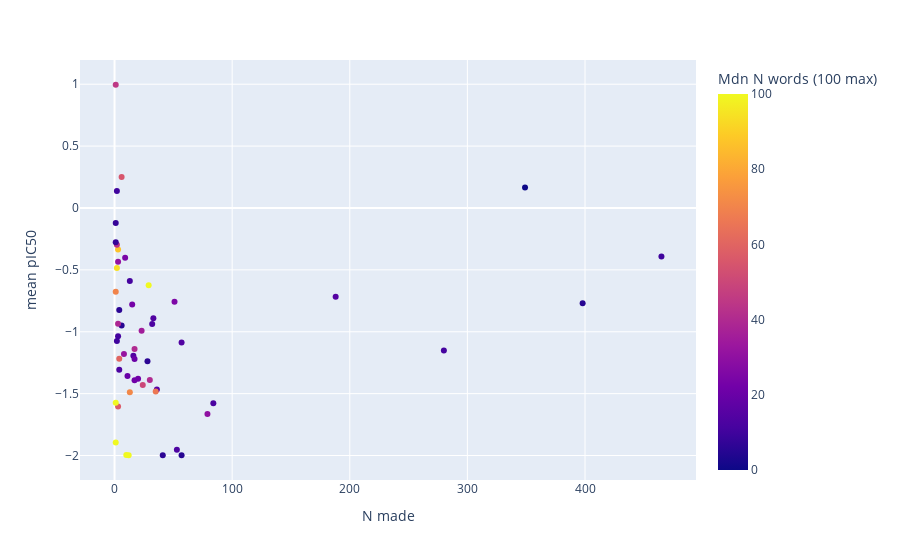

The notebook cell this image was saved under:
### Code cell
creators['Mdn N words (100 max)'] = creators['Mdn N words'].apply(lambda v: min(v, 100))
creators['name'] = creators.index
px.scatter(creators, 'N made', 'mean pIC50',
           hover_data=['name', 'N made (early wave)', 'N made (late wave)'],
           color='Mdn N words (100 max)')

### Figure 1 — Plotly figure (JSON) as saved in the notebook; plotly's stock layout.template omitted (floating-point values rounded to 4 significant figures; data arrays with more than 128 entries replaced by an {"elided": "..."} marker saying what was removed)
{"data": [{"customdata": {"elided": "413x3 mixed values"}, "hovertemplate": "N made=%{x}<br>mean pIC50=%{y}<br>name=%{customdata[0]}<br>N made (early wave)=%{customdata[1]}<br>N made (late wave)=%{customdata[2]}<br>Mdn N words (100 max)=%{marker.color}<extra></extra>", "legendgroup": "", "marker": {"color": {"elided": "413 int values"}, "coloraxis": "coloraxis", "symbol": "circle"}, "mode": "markers", "name": "", "orientation": "v", "showlegend": false, "type": "scatter", "x": {"elided": "413 int values"}, "xaxis": "x", "y": {"elided": "413 float values"}, "yaxis": "y"}], "layout": {"autosize": true, "coloraxis": {"colorbar": {"title": {"text": "Mdn N words (100 max)"}}, "colorscale": [[0, "#0d0887"], [0.1111, "#46039f"], [0.2222, "#7201a8"], [0.3333, "#9c179e"], [0.4444, "#bd3786"], [0.5556, "#d8576b"], [0.6667, "#ed7953"], [0.7778, "#fb9f3a"], [0.8889, "#fdca26"], [1, "#f0f921"]]}, "legend": {"tracegroupgap": 0}, "margin": {"t": 60}, "xaxis": {"anchor": "y", "autorange": true, "domain": [0, 1], "range": [-28.33, 493.3], "title": {"text": "N made"}, "type": "linear"}, "yaxis": {"anchor": "x", "autorange": true, "domain": [0, 1], "range": [-2.198, 1.196], "title": {"text": "mean pIC50"}, "type": "linear"}}}
